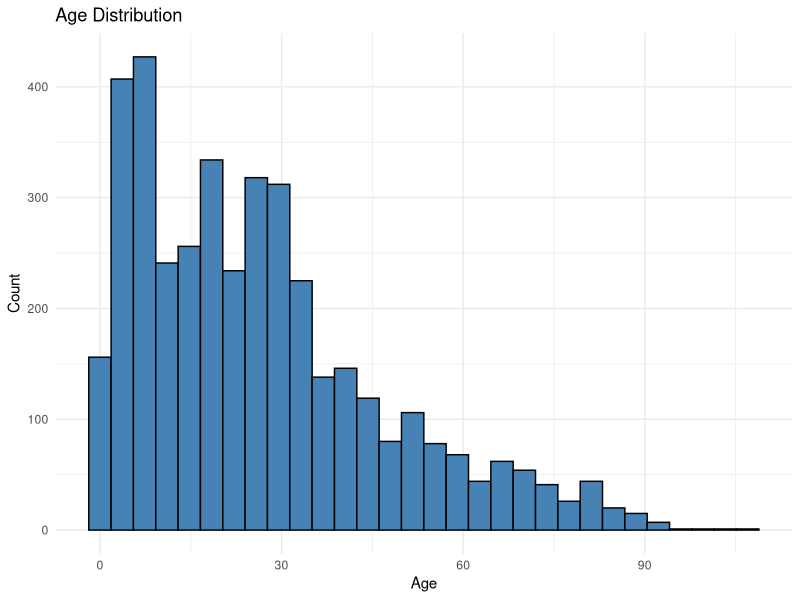
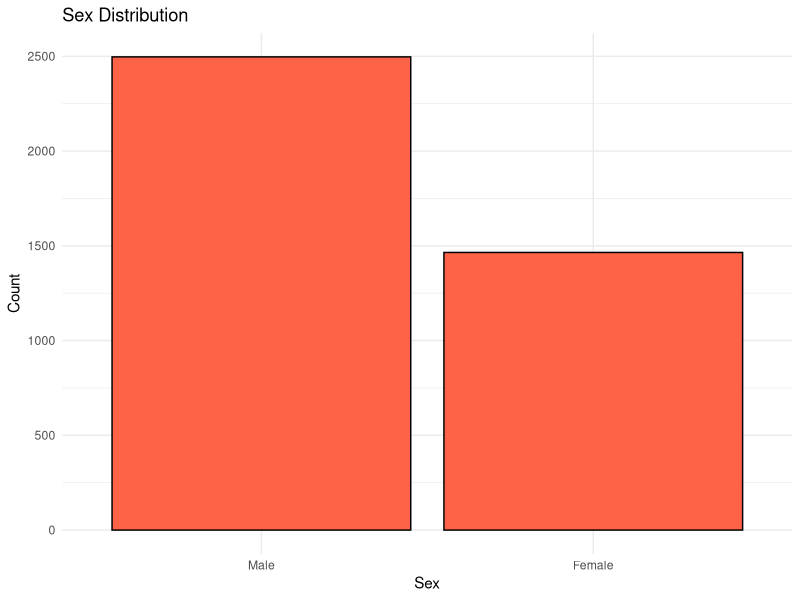
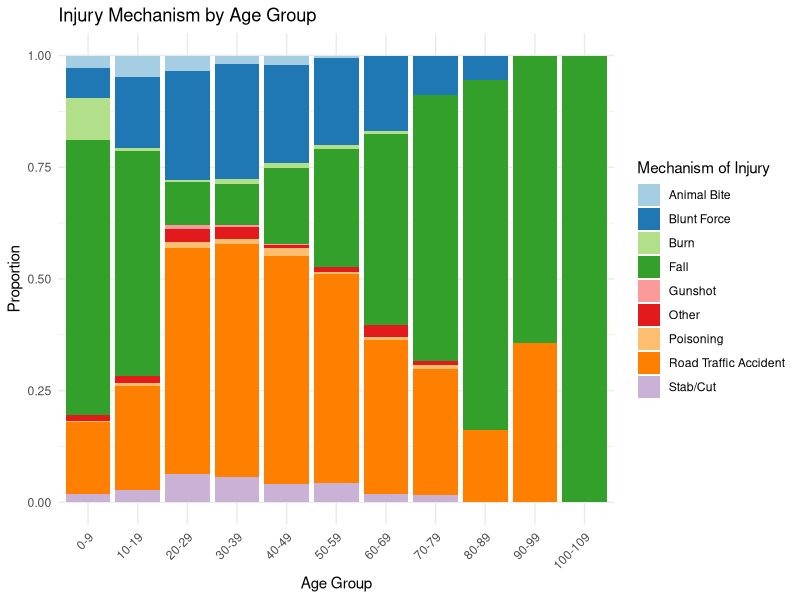
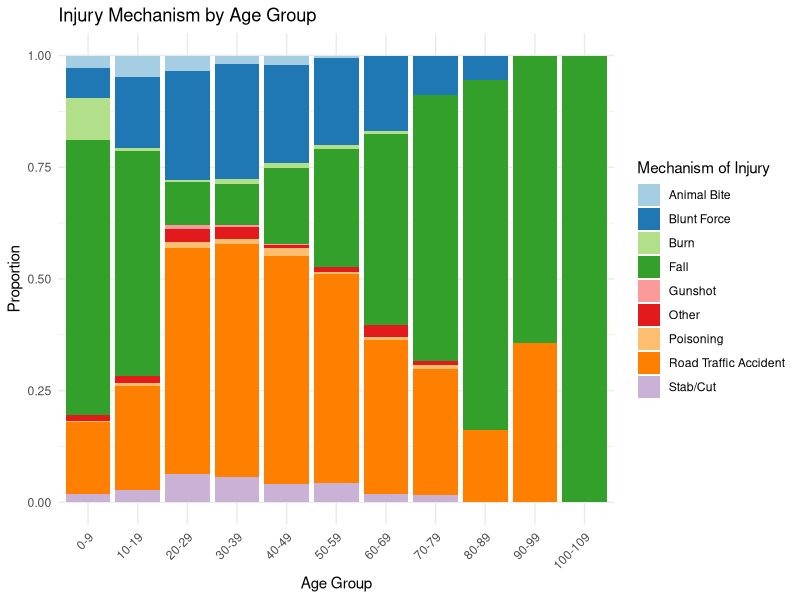
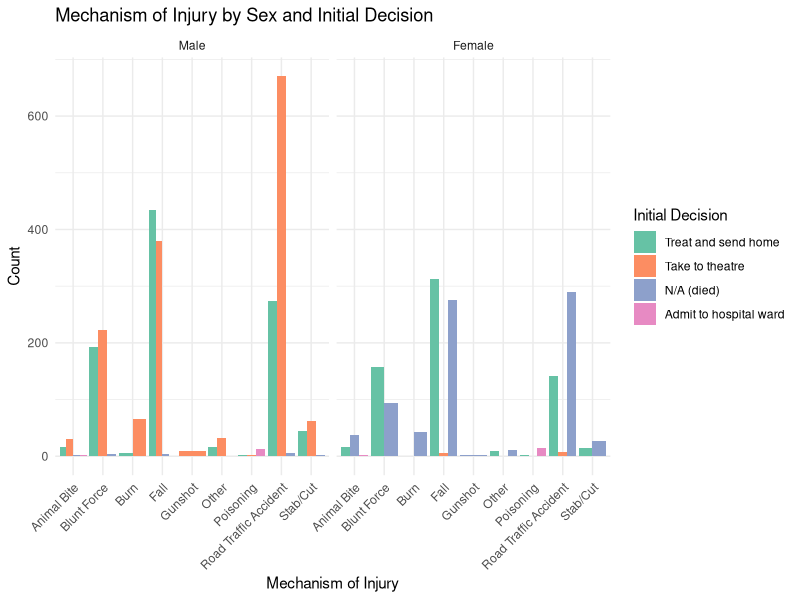

Write the R code that produced these figures, in order.
## ---- chunk 1
knitr::opts_chunk$set(echo = TRUE)
## ---- chunk 2
library(readxl)
library(ggplot2)
library(dplyr)
library(tidyr)
library(ggsci)
library(knitr)
library(kableExtra)
## ---- chunk 3
data <- read_excel("data.xlsx")
## ---- chunk 4
# Convert 'sex' to categorical
data$sex <- factor(data$sex, levels = c(1, 2), labels = c('Male', 'Female'))
data$sex[is.na(data$sex)] <- 'Unknown'
data$sex <- factor(data$sex)

# Create 'age_group' from 'age'
bins <- seq(0, 110, by = 10)
labels <- paste(seq(0, 100, by = 10), seq(9, 109, by = 10), sep = '-')
data$age_group <- cut(data$age, breaks = bins, labels = labels, right = FALSE, include.lowest = TRUE)
data$age_group[is.na(data$age_group)] <- 'Unknown'

# Convert 'initialdec' to categorical with appropriate labels
data$initialdec <- factor(data$initialdec, levels = c(1, 2, 3, 4),
                          labels = c('Treat and send home', 'Take to theatre', 'N/A (died)', 'Admit to hospital ward'))
data$initialdec[is.na(data$initialdec)] <- 'Unknown'
## ---- chunk 5
# Summary statistics
summary(data)

# Count of missing values for key variables
missing_values <- data %>%
  summarise(across(everything(), ~ sum(is.na(.))))
missing_values
## ---- chunk 6
# Filter out rows with NAs for age, sex, initial decision, and injury mechanism
data_filtered_all <- data %>% 
  filter(!is.na(age) & sex != 'Unknown' & initialdec != 'Unknown' & mechofinj_str != 'NA')

# Verify the filtering
summary(data_filtered_all)
## ---- chunk 7
ggplot(data_filtered_all, aes(x = age)) +
  geom_histogram(fill = 'steelblue', color = 'black', bins = 30) +
  labs(title = 'Age Distribution', x = 'Age', y = 'Count') +
  theme_minimal()
## ---- chunk 8
#data_filtered_sex <- data %>% filter(sex != 'NA')

ggplot(data_filtered_all, aes(x = sex)) +
  geom_bar(fill = 'tomato', color = 'black') +
  labs(title = 'Sex Distribution', x = 'Sex', y = 'Count') +
  theme_minimal()
## ---- chunk 9
# Filter out the 'Unknown' age group before plotting
#data_filtered <- data %>% filter(age_group != 'Unknown')

ggplot(data_filtered_all, aes(x = age_group, fill = mechofinj_str)) +
  geom_bar(position = "fill") +
  scale_fill_brewer(palette = "Paired") +
  labs(title = 'Injury Mechanism by Age Group', x = 'Age Group', y = 'Proportion', fill = 'Mechanism of Injury') +
  theme_minimal() +
  theme(axis.text.x = element_text(angle = 45, hjust = 1))
## ---- chunk 10
ggplot(data_filtered_all, aes(x = age_group, fill = mechofinj_str)) +
  geom_bar(position = "fill") +
  scale_fill_brewer(palette = "Paired") +
  labs(title = 'Injury Mechanism by Age Group', x = 'Age Group', y = 'Proportion', fill = 'Mechanism of Injury') +
  theme_minimal() +
  theme(axis.text.x = element_text(angle = 45, hjust = 1))
## ---- chunk 11
#data_filtered_inj <- data %>% filter(mechofinj != 'NA')

ggplot(data_filtered_all, aes(x = mechofinj_str, fill = initialdec)) +
  geom_bar(position = 'dodge') +
  facet_wrap(~sex) +
  scale_fill_brewer(palette = "Set2") +
  labs(title = 'Mechanism of Injury by Sex and Initial Decision',
       x = 'Mechanism of Injury', y = 'Count', fill = 'Initial Decision') +
  theme_minimal() +
  theme(axis.text.x = element_text(angle = 45, hjust = 1))
## ---- chunk 12


# Create a summary table for sex
sex_summary_table <- data %>%
  group_by(sex) %>%
  summarise(Count = n()) %>%
  mutate(Percentage = Count / sum(Count) * 100)

# Print the summary table for sex
sex_summary_table %>%
  kable(format = "html", col.names = c("Sex", "Count", "Percentage (%)")) %>%
  kable_styling(full_width = FALSE, bootstrap_options = c("striped", "hover", "condensed", "responsive"))

# Create a summary table for age group
age_group_summary_table <- data %>%
  group_by(age_group) %>%
  summarise(Count = n()) %>%
  mutate(Percentage = Count / sum(Count) * 100)

# Print the summary table for age group
age_group_summary_table %>%
  kable(format = "html", col.names = c("Age Group", "Count", "Percentage (%)")) %>%
  kable_styling(full_width = FALSE, bootstrap_options = c("striped", "hover", "condensed", "responsive"))
## ---- chunk 13
# Create a summary table for sex
sex_summary_table <- data_filtered_all %>%
  group_by(sex) %>%
  summarise(Count = n()) %>%
  mutate(Percentage = Count / sum(Count) * 100)

# Print the summary table for sex
sex_summary_table %>%
  kable(format = "html", col.names = c("Sex", "Count", "Percentage (%)")) %>%
  kable_styling(full_width = FALSE, bootstrap_options = c("striped", "hover", "condensed", "responsive"))

# Create a summary table for age group
age_group_summary_table <- data_filtered_all %>%
  group_by(age_group) %>%
  summarise(Count = n()) %>%
  mutate(Percentage = Count / sum(Count) * 100)

# Print the summary table for age group
age_group_summary_table %>%
  kable(format = "html", col.names = c("Age Group", "Count", "Percentage (%)")) %>%
  kable_styling(full_width = FALSE, bootstrap_options = c("striped", "hover", "condensed", "responsive"))
## ---- chunk 14


# Filter out NAs for age, sex, initial decision, and injury mechanism
#data_filtered_all <- data %>%
  #filter(!is.na(age), !is.na(sex), !is.na(initialdec), !is.na(mechofinj_str))

# Calculate the distribution of injury mechanisms by age group
injury_by_age <- data%>%
  group_by(age_group, mechofinj_str) %>%
  summarise(count = n()) %>%
  mutate(proportion = count / sum(count) * 100)

# Calculate the distribution of injury mechanisms by sex
injury_by_sex <- data %>%
  group_by(sex, mechofinj_str) %>%
  summarise(count = n()) %>%
  mutate(proportion = count / sum(count) * 100)

# Calculate the distribution of initial decisions by sex and mechanism of injury
decision_by_sex_injury <- data %>%
  group_by(sex, mechofinj_str, initialdec) %>%
  summarise(count = n()) %>%
  mutate(proportion = count / sum(count) * 100)

# Display the results
print(injury_by_age)
print(injury_by_sex)
print(decision_by_sex_injury)
## ---- chunk 15
all_initial_dec_summary_table <- data %>%
  group_by(initialdec) %>%
  summarise(Count = n()) %>%
  mutate(Percentage = Count / sum(Count) * 100)

# Print the summary table for sex
all_initial_dec_summary_table %>%
  kable(format = "html", col.names = c("Decision", "Count", "Percentage (%)")) %>%
  kable_styling(full_width = FALSE, bootstrap_options = c("striped", "hover", "condensed", "responsive"))
## ---- chunk 16
mechinj_summary_table <- data %>%
  group_by(mechofinj) %>%
  summarise(Count = n()) %>%
  mutate(Percentage = Count / sum(Count) * 100)

# Print the summary table for sex
mechinj_summary_table %>%
  kable(format = "html", col.names = c("Decision", "Count", "Percentage (%)")) %>%
  kable_styling(full_width = FALSE, bootstrap_options = c("striped", "hover", "condensed", "responsive"))

## ---- chunk 17
mechinjstr_summary_table <- data %>%
  group_by(mechofinj_str) %>%
  summarise(Count = n()) %>%
  mutate(Percentage = Count / sum(Count) * 100)

# Print the summary table for sex
mechinjstr_summary_table %>%
  kable(format = "html", col.names = c("Decision", "Count", "Percentage (%)")) %>%
  kable_styling(full_width = FALSE, bootstrap_options = c("striped", "hover", "condensed", "responsive"))

## ---- chunk 18
# Assuming your data frame is named 'data'
# Categorize 'hours_to_hospital' into three categories

data$hours_to_hospital_category <- cut(data$hours_to_hospital,
                                       breaks = c(-Inf, 1, 6, Inf),
                                       labels = c("Less than 1 hour", "1 to 6 hours", "Over 6 hours"))

# Create a summary table for the categorized 'hours_to_hospital' variable
hours_summary_table <- data %>%
  group_by(hours_to_hospital_category) %>%
  summarise(Count = n()) %>%
  mutate(Percentage = Count / sum(Count) * 100)

# Print the summary table
hours_summary_table %>%
  kable(format = "html", col.names = c("Time Category", "Count", "Percentage (%)")) %>%
  kable_styling(full_width = FALSE, bootstrap_options = c("striped", "hover", "condensed", "responsive"))
